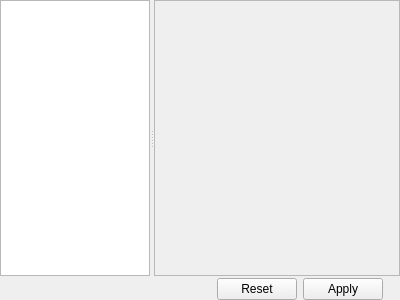
<?xml version="1.0" encoding="UTF-8"?>
<ui version="4.0">
 <class>Form</class>
 <widget class="QWidget" name="Form">
  <property name="geometry">
   <rect>
    <x>0</x>
    <y>0</y>
    <width>400</width>
    <height>300</height>
   </rect>
  </property>
  <property name="windowTitle">
   <string>Form</string>
  </property>
  <layout class="QVBoxLayout" name="verticalLayout">
   <property name="spacing">
    <number>2</number>
   </property>
   <property name="leftMargin">
    <number>0</number>
   </property>
   <property name="topMargin">
    <number>0</number>
   </property>
   <property name="rightMargin">
    <number>0</number>
   </property>
   <property name="bottomMargin">
    <number>0</number>
   </property>
   <item>
    <widget class="QSplitter" name="splitter">
     <property name="sizePolicy">
      <sizepolicy hsizetype="Expanding" vsizetype="Preferred">
       <horstretch>0</horstretch>
       <verstretch>2</verstretch>
      </sizepolicy>
     </property>
     <property name="orientation">
      <enum>Qt::Horizontal</enum>
     </property>
     <widget class="QTreeView" name="treeView">
      <property name="sizePolicy">
       <sizepolicy hsizetype="Expanding" vsizetype="Expanding">
        <horstretch>1</horstretch>
        <verstretch>0</verstretch>
       </sizepolicy>
      </property>
      <property name="maximumSize">
       <size>
        <width>150</width>
        <height>16777215</height>
       </size>
      </property>
      <property name="rootIsDecorated">
       <bool>false</bool>
      </property>
     </widget>
     <widget class="QScrollArea" name="scrollArea">
      <property name="sizePolicy">
       <sizepolicy hsizetype="Preferred" vsizetype="Preferred">
        <horstretch>0</horstretch>
        <verstretch>0</verstretch>
       </sizepolicy>
      </property>
      <property name="widgetResizable">
       <bool>true</bool>
      </property>
      <widget class="QWidget" name="scrollAreaWidgetContents">
       <property name="geometry">
        <rect>
         <x>0</x>
         <y>0</y>
         <width>243</width>
         <height>271</height>
        </rect>
       </property>
       <property name="sizePolicy">
        <sizepolicy hsizetype="Preferred" vsizetype="Preferred">
         <horstretch>0</horstretch>
         <verstretch>0</verstretch>
        </sizepolicy>
       </property>
       <layout class="QHBoxLayout" name="horizontalLayout_2">
        <property name="spacing">
         <number>2</number>
        </property>
        <property name="leftMargin">
         <number>0</number>
        </property>
        <property name="topMargin">
         <number>0</number>
        </property>
        <property name="rightMargin">
         <number>0</number>
        </property>
        <property name="bottomMargin">
         <number>0</number>
        </property>
        <item>
         <widget class="QStackedWidget" name="stackedWidget">
          <property name="sizePolicy">
           <sizepolicy hsizetype="Fixed" vsizetype="Preferred">
            <horstretch>2</horstretch>
            <verstretch>0</verstretch>
           </sizepolicy>
          </property>
         </widget>
        </item>
       </layout>
      </widget>
     </widget>
    </widget>
   </item>
   <item>
    <layout class="QHBoxLayout" name="horizontalLayout">
     <property name="spacing">
      <number>2</number>
     </property>
     <item>
      <spacer name="horizontalSpacer">
       <property name="orientation">
        <enum>Qt::Horizontal</enum>
       </property>
       <property name="sizeHint" stdset="0">
        <size>
         <width>40</width>
         <height>20</height>
        </size>
       </property>
      </spacer>
     </item>
     <item>
      <widget class="QDialogButtonBox" name="buttonBox">
       <property name="standardButtons">
        <set>QDialogButtonBox::Apply|QDialogButtonBox::Reset</set>
       </property>
       <property name="centerButtons">
        <bool>true</bool>
       </property>
      </widget>
     </item>
    </layout>
   </item>
  </layout>
 </widget>
 <resources/>
 <connections/>
</ui>
